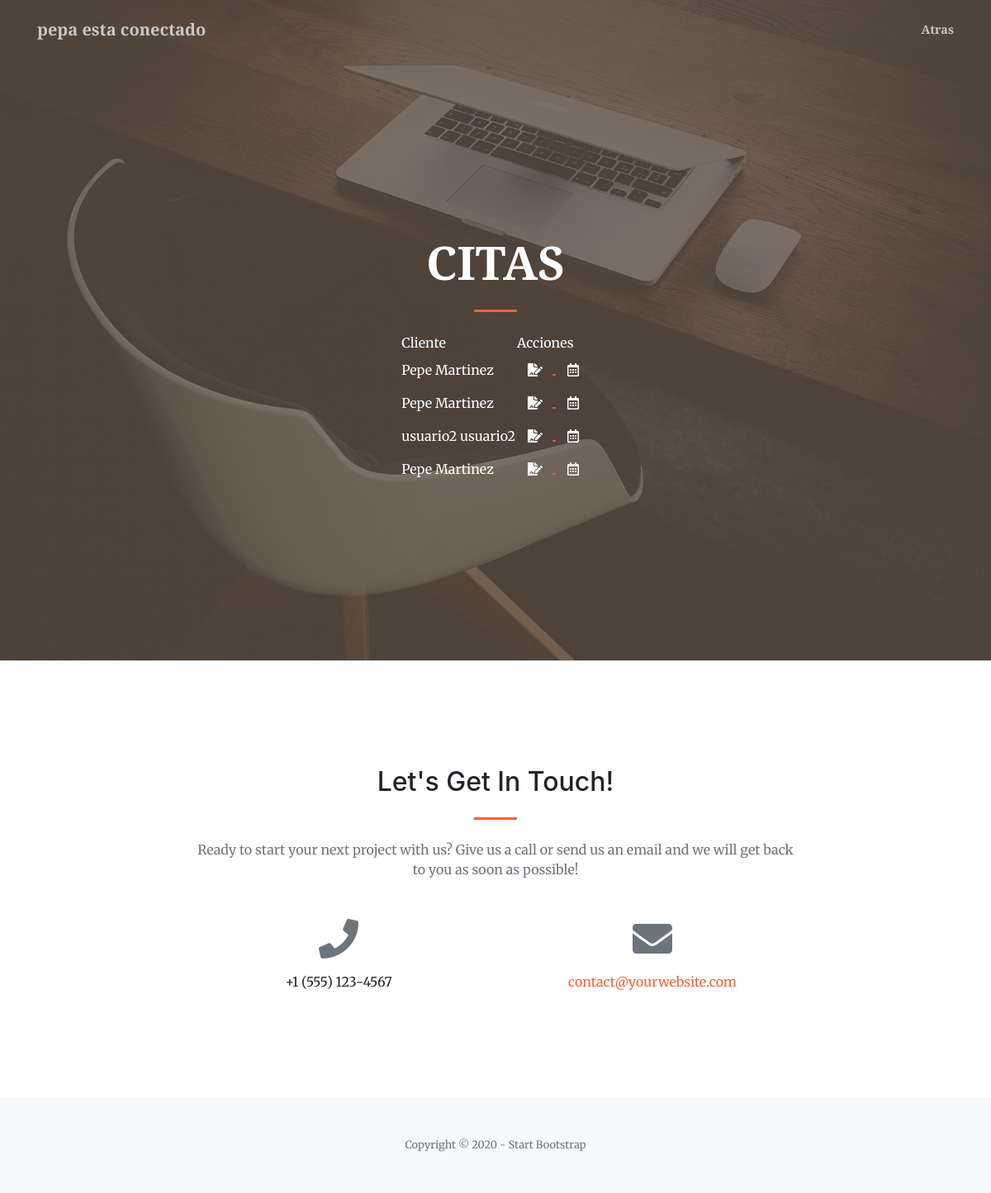
Page /listCita (signed in) on the committed database.
### nucleo/models.py (models this page shows)
class Cita(models.Model):
    fecha=models.DateField()
    idCliente=models.ForeignKey(Cliente,on_delete=models.CASCADE)
    idEspecialista=models.ForeignKey(Especialista,on_delete=models.CASCADE)
    informe=models.TextField(blank=True)
    realizada=models.BooleanField()

class Cliente(models.Model):
    dni=models.CharField(max_length=10)
    nombre=models.CharField(max_length=30)
    apellidos=models.CharField(max_length=50)
    direccion=models.CharField(max_length=100)
    fechaNacimiento=models.DateField()
    foto=models.CharField(max_length=100)
    idUsuario=models.ForeignKey(User,on_delete=models.CASCADE)

### nucleo/views.py (the view)
# urls.py: path('listCita',views.CitaListView.as_view(),name="listCita"),
class CitaListView(ListView):
    model=Cita
    def get_context_data(self, **kwargs):
        context = super().get_context_data(**kwargs)
        context["fecha"] = fecha
        return context

### nucleo/templates/nucleo/cita_list.html (shortened to what this page needs)
<!DOCTYPE html>
<html lang="en">
    <head>
        <link href="https://cdnjs.cloudflare.com/ajax/libs/magnific-popup.js/1.1.0/magnific-popup.min.css" rel="stylesheet" />
        {% load static %}
        <link href="{% static 'css/styles.css' %}" rel="stylesheet" />
    </head>
    <body id="page-top">
        <nav class="navbar navbar-expand-lg navbar-light fixed-top py-3" id="mainNav">
            <div class="container">
                <a class="navbar-brand js-scroll-trigger">{{ user }} esta conectado</a>
                <div class="collapse navbar-collapse" id="navbarResponsive">
                    <ul class="navbar-nav ml-auto my-2 my-lg-0">
                        <li class="nav-item"><a class="nav-link js-scroll-trigger" href="/logueado">Atras</a></li>
                    </ul>
                </div>
            </div>
        </nav>
        <header class="masthead">
            <div class="container h-100">
                <div class="row h-100 align-items-center justify-content-center text-center">
                    <div class="col-lg-10 align-self-end">
                        <h1 class="text-uppercase text-white font-weight-bold">Citas</h1>
                        <hr class="divider my-4" />
                        </div>
                        <div class="col-lg-8 align-self-baseline">
                        <div align="center">
                        <div class="panel panel-default">
                            <div class="panel-heading">
                            <table bgcolor="">
                            <thead>
							<tr>
                                {% if user.role.role == 'ROLE_ESP' %}
                                <td><font color="white">Cliente</font></td>
                                {% endif %}
                                <td><font color="white">Acciones</font></td>
							</tr>
						    <thead>
                            <tbody>
                            {% if cita_list %}
                            {% for c in cita_list %}
                            {% if user.role.role == 'ROLE_ESP' %}
                            {% if c.idEspecialista.idUsuario.id == user.id %}
                            {% if c.fecha == fecha %}
                            {% if c.realizada == 0%}
                            <td><font color="white">{{ c.idCliente.nombre }} {{ c.idCliente.apellidos }}</font></td>
                            <td> <a href="citaInforme/{{ c.id }}">
								    <abbr title="Rellenar informe">
									<button type="submit" class="btn btn-default">
										<font color="white"><i class="fas fa-file-signature"></i></font>
									</button>
                                    </abbr></a>
                                 <a href="citaFecha/{{ c.id }}">
								    <abbr title="Aplazar cita">
									<button type="submit" class="btn btn-default">
										<font color="white"><i class="far fa-calendar-alt"></i></font>
									</button>
                                    </abbr></a>
                            </td>
                            {% endif %}
                            {% endif %}
                            {% endif %}
                            {% endif %}
                            {% endfor %}
                            </tbody>
                            </table>
                            {% else %}
                            <p>No hay ninguna cita</p>
                            {% endif %}
                        </div>
                      </div>
                    </div>
                </div>
            </div>
        </header>
        <section class="page-section" id="contact">
            <div class="container">
                <div class="row justify-content-center">
                    <div class="col-lg-8 text-center">
                        <h2 class="mt-0">Let's Get In Touch!</h2>
                        <hr class="divider my-4" />
                        <p class="text-muted mb-5">Ready to start your next project with us? Give us a call or send us an email and we will get back to you as soon as possible!</p>
                    </div>
                </div>
                <div class="row">
                    <div class="col-lg-4 ml-auto text-center mb-5 mb-lg-0">
                        <i class="fas fa-phone fa-3x mb-3 text-muted"></i>
                        <div>+1 (555) 123-4567</div>
                    </div>
                    <div class="col-lg-4 mr-auto text-center">
                        <i class="fas fa-envelope fa-3x mb-3 text-muted"></i>
                        <a class="d-block" href="mailto:contact@yourwebsite.com">contact@yourwebsite.com</a>
                    </div>
                </div>
            </div>
        </section>
        <footer class="bg-light py-5">
            <div class="container"><div class="small text-center text-muted">Copyright © 2020 - Start Bootstrap</div></div>
        </footer>
    </body>
</html>

### rows in the picture
Cita: idCliente.nombre "Pepe", idCliente.apellidos "Martinez"
Cita: idCliente.nombre "Pepe", idCliente.apellidos "Martinez"
Cita: idCliente.nombre "usuario2", idCliente.apellidos "usuario2"
Cita: idCliente.nombre "Pepe", idCliente.apellidos "Martinez"

### other values in the picture
{{ user }} "pepa"
